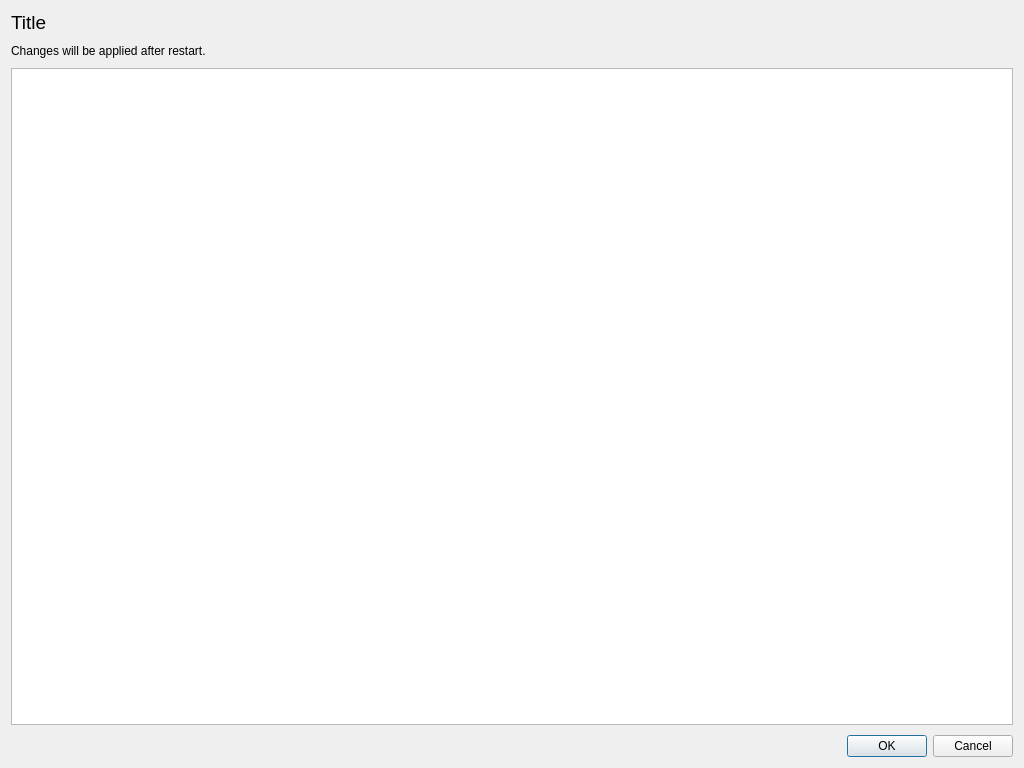
<?xml version="1.0" encoding="UTF-8"?>
<ui version="4.0">
 <class>editConf</class>
 <widget class="QDialog" name="editConf">
  <property name="geometry">
   <rect>
    <x>0</x>
    <y>0</y>
    <width>1024</width>
    <height>768</height>
   </rect>
  </property>
  <property name="windowTitle">
   <string notr="true"/>
  </property>
  <layout class="QVBoxLayout" name="verticalLayout">
   <property name="spacing">
    <number>10</number>
   </property>
   <item>
    <widget class="QLabel" name="title">
     <property name="sizePolicy">
      <sizepolicy hsizetype="Expanding" vsizetype="Minimum">
       <horstretch>0</horstretch>
       <verstretch>0</verstretch>
      </sizepolicy>
     </property>
     <property name="font">
      <font>
       <pointsize>14</pointsize>
      </font>
     </property>
     <property name="text">
      <string notr="true">Title</string>
     </property>
    </widget>
   </item>
   <item>
    <widget class="QLabel" name="subtitle">
     <property name="text">
      <string>Changes will be applied after restart.</string>
     </property>
    </widget>
   </item>
   <item>
    <widget class="QPlainTextEdit" name="plainTextEdit">
     <property name="frameShadow">
      <enum>QFrame::Sunken</enum>
     </property>
     <property name="lineWidth">
      <number>1</number>
     </property>
     <property name="documentTitle">
      <string/>
     </property>
     <property name="lineWrapMode">
      <enum>QPlainTextEdit::NoWrap</enum>
     </property>
     <property name="backgroundVisible">
      <bool>false</bool>
     </property>
     <property name="centerOnScroll">
      <bool>false</bool>
     </property>
    </widget>
   </item>
   <item>
    <widget class="QDialogButtonBox" name="buttonBox">
     <property name="orientation">
      <enum>Qt::Horizontal</enum>
     </property>
     <property name="standardButtons">
      <set>QDialogButtonBox::Cancel|QDialogButtonBox::Ok</set>
     </property>
    </widget>
   </item>
  </layout>
 </widget>
 <resources/>
 <connections>
  <connection>
   <sender>buttonBox</sender>
   <signal>accepted()</signal>
   <receiver>editConf</receiver>
   <slot>accept()</slot>
   <hints>
    <hint type="sourcelabel">
     <x>248</x>
     <y>254</y>
    </hint>
    <hint type="destinationlabel">
     <x>157</x>
     <y>274</y>
    </hint>
   </hints>
  </connection>
  <connection>
   <sender>buttonBox</sender>
   <signal>rejected()</signal>
   <receiver>editConf</receiver>
   <slot>reject()</slot>
   <hints>
    <hint type="sourcelabel">
     <x>316</x>
     <y>260</y>
    </hint>
    <hint type="destinationlabel">
     <x>286</x>
     <y>274</y>
    </hint>
   </hints>
  </connection>
 </connections>
</ui>
